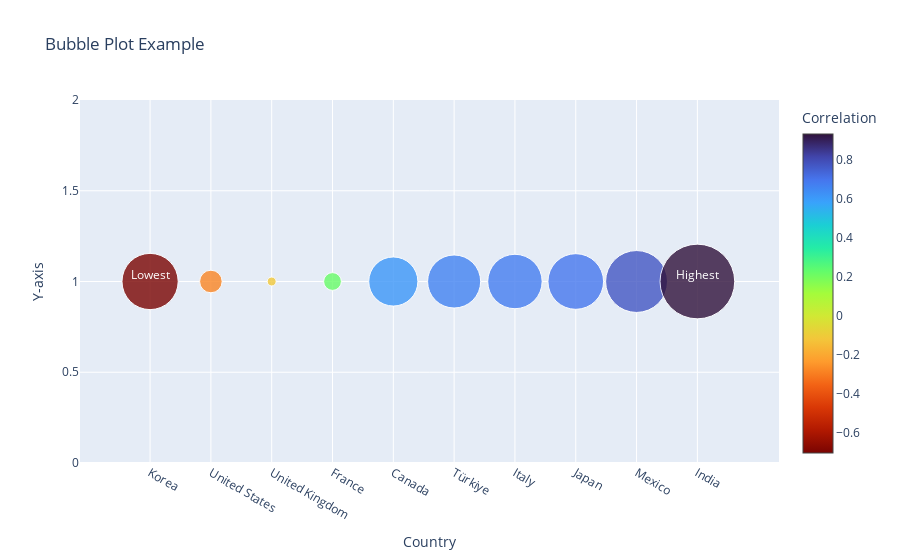

This figure's notebook cell:
### Code cell
# Plots of Correlation investment and Trade transport volume
fig = go.Figure(data=go.Scatter(
    x=investTransportCorr.index,
    y=[1] * len(investTransportCorr), # Set y-axis to 1 to plot bubbles along the x-axis
    mode='markers',
    showlegend=False,
    marker=dict(
        size=abs(investTransportCorr)*8,  # Bubble size based on absolute value of correlation, scaled for display
        color=investTransportCorr,            # Bubble color based on correlation
        colorscale='Turbo',          # Choose a color scale (optional)
        sizemode='diameter',
        sizeref=0.1,
        opacity=0.8,
        reversescale=True,
        colorbar=dict(
            title='Correlation'       # Title of the colorbar
        ),
    )
))

# Update the layout with axis titles and chart title
fig.update_layout(
    xaxis_title='Country',
    yaxis_title='Y-axis',
    title='Bubble Plot Example'
)

# Find the index of the bubble with the highest and lowest correlation
highest_index = investTransportCorr.idxmax()
lowest_index = investTransportCorr.idxmin()

fig.add_trace(
    go.Scatter(
        x=[highest_index,lowest_index],
        y=[1, 1],
        text=['Highest','Lowest'],
        mode="text",
        textposition="top center",
        textfont=dict(color="white"),
        showlegend=False
    )
)



# Show the chart
fig.show()

### Figure 1 — Plotly figure (JSON) as saved in the notebook; plotly's stock layout.template omitted (floating-point values rounded to 4 significant figures)
{"data": [{"marker": {"color": [-0.7026, -0.2821, -0.1118, 0.2224, 0.6139, 0.6632, 0.6803, 0.6956, 0.7737, 0.9336], "colorbar": {"title": {"text": "Correlation"}}, "colorscale": [[0, "#30123b"], [0.07143, "#4145ab"], [0.1429, "#4675ed"], [0.2143, "#39a2fc"], [0.2857, "#1bcfd4"], [0.3571, "#24eca6"], [0.4286, "#61fc6c"], [0.5, "#a4fc3b"], [0.5714, "#d1e834"], [0.6429, "#f3c63a"], [0.7143, "#fe9b2d"], [0.7857, "#f36315"], [0.8571, "#d93806"], [0.9286, "#b11901"], [1, "#7a0402"]], "opacity": 0.8, "reversescale": true, "size": [5.621, 2.257, 0.8943, 1.779, 4.911, 5.306, 5.443, 5.565, 6.19, 7.469], "sizemode": "diameter", "sizeref": 0.1}, "mode": "markers", "showlegend": false, "type": "scatter", "x": ["Korea", "United States", "United Kingdom", "France", "Canada", "Türkiye", "Italy", "Japan", "Mexico", "India"], "y": [1, 1, 1, 1, 1, 1, 1, 1, 1, 1]}, {"mode": "text", "showlegend": false, "text": ["Highest", "Lowest"], "textfont": {"color": "white"}, "textposition": "top center", "type": "scatter", "x": ["India", "Korea"], "y": [1, 1]}], "layout": {"title": {"text": "Bubble Plot Example"}, "xaxis": {"title": {"text": "Country"}}, "yaxis": {"title": {"text": "Y-axis"}}}}
